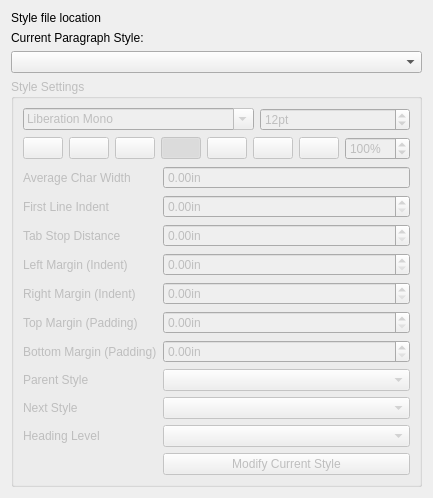
           <widget class="QWidget" name="scrollAreaWidgetContents">
            <property name="geometry">
             <rect>
              <x>0</x>
              <y>0</y>
              <width>340</width>
              <height>456</height>
             </rect>
            </property>
            <layout class="QVBoxLayout" name="verticalLayout_26">
             <item>
              <widget class="QLabel" name="style_file_path">
               <property name="toolTip">
                <string>Name of current style file</string>
               </property>
               <property name="text">
                <string>Style file location</string>
               </property>
              </widget>
             </item>
             <item>
              <widget class="QLabel" name="label_3">
               <property name="text">
                <string>Current Paragraph Style:</string>
               </property>
              </widget>
             </item>
             <item>
              <widget class="QComboBox" name="style_selector">
               <property name="focusPolicy">
                <enum>Qt::NoFocus</enum>
               </property>
              </widget>
             </item>
             <item>
              <widget class="QGroupBox" name="style_controls">
               <property name="enabled">
                <bool>false</bool>
               </property>
               <property name="title">
                <string>Style Settings</string>
               </property>
               <layout class="QVBoxLayout" name="verticalLayout_20">
                <item>
                 <layout class="QHBoxLayout" name="horizontalLayout_12">
                  <item>
                   <widget class="QFontComboBox" name="blockFont">
                    <property name="focusPolicy">
                     <enum>Qt::ClickFocus</enum>
                    </property>
                    <property name="currentFont">
                     <font>
                      <family>Courier New</family>
                      <pointsize>12</pointsize>
                     </font>
                    </property>
                   </widget>
                  </item>
                  <item>
                   <widget class="QSpinBox" name="blockFontSize">
                    <property name="focusPolicy">
                     <enum>Qt::ClickFocus</enum>
                    </property>
                    <property name="suffix">
                     <string>pt</string>
                    </property>
                    <property name="value">
                     <number>12</number>
                    </property>
                   </widget>
                  </item>
                 </layout>
                </item>
                <item>
                 <layout class="QHBoxLayout" name="horizontalLayout_15">
                  <item>
                   <widget class="QPushButton" name="blockFontBold">
                    <property name="focusPolicy">
                     <enum>Qt::NoFocus</enum>
                    </property>
                    <property name="toolTip">
                     <string>Set text italic for style</string>
                    </property>
                    <property name="text">
                     <string/>
                    </property>
                    <property name="icon">
                     <iconset resource="resources/resources.qrc">
                      <normaloff>:/edit-bold.png</normaloff>:/edit-bold.png</iconset>
                    </property>
                    <property name="checkable">
                     <bool>true</bool>
                    </property>
                   </widget>
                  </item>
                  <item>
                   <widget class="QPushButton" name="blockFontItalic">
                    <property name="focusPolicy">
                     <enum>Qt::NoFocus</enum>
                    </property>
                    <property name="toolTip">
                     <string>Set text italicized for style</string>
                    </property>
                    <property name="text">
                     <string/>
                    </property>
                    <property name="icon">
                     <iconset resource="resources/resources.qrc">
                      <normaloff>:/edit-italic.png</normaloff>:/edit-italic.png</iconset>
                    </property>
                    <property name="checkable">
                     <bool>true</bool>
                    </property>
                   </widget>
                  </item>
                  <item>
                   <widget class="QPushButton" name="blockFontUnderline">
                    <property name="focusPolicy">
                     <enum>Qt::NoFocus</enum>
                    </property>
                    <property name="toolTip">
                     <string>Set text underlined for style</string>
                    </property>
                    <property name="text">
                     <string/>
                    </property>
                    <property name="icon">
                     <iconset resource="resources/resources.qrc">
                      <normaloff>:/edit-underline.png</normaloff>:/edit-underline.png</iconset>
                    </property>
                    <property name="checkable">
                     <bool>true</bool>
                    </property>
                   </widget>
                  </item>
                  <item>
                   <widget class="QPushButton" name="blockLeftAlign">
                    <property name="focusPolicy">
                     <enum>Qt::NoFocus</enum>
                    </property>
                    <property name="toolTip">
                     <string>Set alignment left for style</string>
                    </property>
                    <property name="text">
                     <string/>
                    </property>
                    <property name="icon">
                     <iconset resource="resources/resources.qrc">
                      <normaloff>:/edit-alignment.png</normaloff>:/edit-alignment.png</iconset>
                    </property>
                    <property name="checkable">
                     <bool>true</bool>
                    </property>
                    <property name="checked">
                     <bool>true</bool>
                    </property>
                    <attribute name="buttonGroup">
                     <string notr="true">blockAlignment</string>
                    </attribute>
                   </widget>
                  </item>
                  <item>
                   <widget class="QPushButton" name="blockCenterAlign">
                    <property name="focusPolicy">
                     <enum>Qt::NoFocus</enum>
                    </property>
                    <property name="toolTip">
                     <string>Set alignment center for style</string>
                    </property>
                    <property name="text">
                     <string/>
                    </property>
                    <property name="icon">
                     <iconset resource="resources/resources.qrc">
                      <normaloff>:/edit-alignment-center.png</normaloff>:/edit-alignment-center.png</iconset>
                    </property>
                    <property name="checkable">
                     <bool>true</bool>
                    </property>
                    <attribute name="buttonGroup">
                     <string notr="true">blockAlignment</string>
                    </attribute>
                   </widget>
                  </item>
                  <item>
                   <widget class="QPushButton" name="blockRightAlign">
                    <property name="focusPolicy">
                     <enum>Qt::NoFocus</enum>
                    </property>
                    <property name="toolTip">
                     <string>Set alignment right for style</string>
                    </property>
                    <property name="text">
                     <string/>
                    </property>
                    <property name="icon">
                     <iconset resource="resources/resources.qrc">
                      <normaloff>:/edit-alignment-right.png</normaloff>:/edit-alignment-right.png</iconset>
                    </property>
                    <property name="checkable">
                     <bool>true</bool>
                    </property>
                    <attribute name="buttonGroup">
                     <string notr="true">blockAlignment</string>
                    </attribute>
                   </widget>
                  </item>
                  <item>
                   <widget class="QPushButton" name="blockJustify">
                    <property name="focusPolicy">
                     <enum>Qt::NoFocus</enum>
                    </property>
                    <property name="toolTip">
                     <string>Set alignment justified for style</string>
                    </property>
                    <property name="text">
                     <string/>
                    </property>
                    <property name="icon">
                     <iconset resource="resources/resources.qrc">
                      <normaloff>:/edit-alignment-justify-distribute.png</normaloff>:/edit-alignment-justify-distribute.png</iconset>
                    </property>
                    <property name="checkable">
                     <bool>true</bool>
                    </property>
                    <attribute name="buttonGroup">
                     <string notr="true">blockAlignment</string>
                    </attribute>
                   </widget>
                  </item>
                  <item>
                   <widget class="QSpinBox" name="blockLineSpace">
                    <property name="focusPolicy">
                     <enum>Qt::NoFocus</enum>
                    </property>
                    <property name="toolTip">
                     <string>Set line spacing as proportion of font height (ie 200% for double space)</string>
                    </property>
                    <property name="suffix">
                     <string>%</string>
                    </property>
                    <property name="maximum">
                     <number>1000</number>
                    </property>
                    <property name="value">
                     <number>100</number>
                    </property>
                   </widget>
                  </item>
                  <item>
                   <spacer name="horizontalSpacer_2">
                    <property name="orientation">
                     <enum>Qt::Horizontal</enum>
                    </property>
                    <property name="sizeHint" stdset="0">
                     <size>
                      <width>40</width>
                      <height>20</height>
                     </size>
                    </property>
                   </spacer>
                  </item>
                 </layout>
                </item>
                <item>
                 <layout class="QFormLayout" name="formLayout_4">
                  <item row="0" column="0">
                   <widget class="QLabel" name="label_30">
                    <property name="text">
                     <string>Average Char Width </string>
                    </property>
                   </widget>
                  </item>
                  <item row="0" column="1">
                   <widget class="QDoubleSpinBox" name="fontspaceInInch">
                    <property name="focusPolicy">
                     <enum>Qt::ClickFocus</enum>
                    </property>
                    <property name="toolTip">
                     <string>Average character width of font, use this to estimate indent and margin positions. Less accurate with proportional fonts.</string>
                    </property>
                    <property name="readOnly">
                     <bool>true</bool>
                    </property>
                    <property name="buttonSymbols">
                     <enum>QAbstractSpinBox::NoButtons</enum>
                    </property>
                    <property name="keyboardTracking">
                     <bool>true</bool>
                    </property>
                    <property name="suffix">
                     <string>in</string>
                    </property>
                   </widget>
                  </item>
                  <item row="1" column="0">
                   <widget class="QLabel" name="label_28">
                    <property name="text">
                     <string>First Line Indent</string>
                    </property>
                   </widget>
                  </item>
                  <item row="1" column="1">
                   <widget class="QDoubleSpinBox" name="blockTextIndent">
                    <property name="focusPolicy">
                     <enum>Qt::ClickFocus</enum>
                    </property>
                    <property name="toolTip">
                     <string>Specify text indent in inches relative to page margin</string>
                    </property>
                    <property name="keyboardTracking">
                     <bool>true</bool>
                    </property>
                    <property name="suffix">
                     <string>in</string>
                    </property>
                    <property name="minimum">
                     <double>0.000000000000000</double>
                    </property>
                    <property name="singleStep">
                     <double>0.050000000000000</double>
                    </property>
                   </widget>
                  </item>
                  <item row="2" column="0">
                   <widget class="QLabel" name="label_29">
                    <property name="text">
                     <string>Tab Stop Distance</string>
                    </property>
                   </widget>
                  </item>
                  <item row="2" column="1">
                   <widget class="QDoubleSpinBox" name="blockTabStop">
                    <property name="focusPolicy">
                     <enum>Qt::ClickFocus</enum>
                    </property>
                    <property name="toolTip">
                     <string>Specify position of tab stop</string>
                    </property>
                    <property name="keyboardTracking">
                     <bool>true</bool>
                    </property>
                    <property name="suffix">
                     <string>in</string>
                    </property>
                    <property name="singleStep">
                     <double>0.050000000000000</double>
                    </property>
                   </widget>
                  </item>
                  <item row="3" column="0">
                   <widget class="QLabel" name="label_24">
                    <property name="text">
                     <string>Left Margin (Indent)</string>
                    </property>
                   </widget>
                  </item>
                  <item row="3" column="1">
                   <widget class="QDoubleSpinBox" name="blockLeftMargin">
                    <property name="focusPolicy">
                     <enum>Qt::ClickFocus</enum>
                    </property>
                    <property name="toolTip">
                     <string>Specify paragraph margin relative to left page margin</string>
                    </property>
                    <property name="keyboardTracking">
                     <bool>true</bool>
                    </property>
                    <property name="suffix">
                     <string>in</string>
                    </property>
                    <property name="minimum">
                     <double>0.000000000000000</double>
                    </property>
                    <property name="singleStep">
                     <double>0.050000000000000</double>
                    </property>
                   </widget>
                  </item>
                  <item row="4" column="0">
                   <widget class="QLabel" name="label_25">
                    <property name="text">
                     <string>Right Margin (Indent)</string>
                    </property>
                   </widget>
                  </item>
                  <item row="4" column="1">
                   <widget class="QDoubleSpinBox" name="blockRightMargin">
                    <property name="focusPolicy">
                     <enum>Qt::ClickFocus</enum>
                    </property>
                    <property name="toolTip">
                     <string>Specify right margin relative to right page margin</string>
                    </property>
                    <property name="keyboardTracking">
                     <bool>true</bool>
                    </property>
                    <property name="suffix">
                     <string>in</string>
                    </property>
                    <property name="minimum">
                     <double>0.000000000000000</double>
                    </property>
                    <property name="singleStep">
                     <double>0.050000000000000</double>
                    </property>
                   </widget>
                  </item>
                  <item row="5" column="0">
                   <widget class="QLabel" name="label_26">
                    <property name="text">
                     <string>Top Margin (Padding)</string>
                    </property>
                   </widget>
                  </item>
                  <item row="5" column="1">
                   <widget class="QDoubleSpinBox" name="blockTopMargin">
                    <property name="focusPolicy">
                     <enum>Qt::ClickFocus</enum>
                    </property>
                    <property name="toolTip">
                     <string>Specify padding for top of paragraph</string>
                    </property>
                    <property name="keyboardTracking">
                     <bool>true</bool>
                    </property>
                    <property name="suffix">
                     <string>in</string>
                    </property>
                    <property name="minimum">
                     <double>0.000000000000000</double>
                    </property>
                    <property name="singleStep">
                     <double>0.050000000000000</double>
                    </property>
                   </widget>
                  </item>
                  <item row="6" column="0">
                   <widget class="QLabel" name="label_27">
                    <property name="text">
                     <string>Bottom Margin (Padding)</string>
                    </property>
                   </widget>
                  </item>
                  <item row="6" column="1">
                   <widget class="QDoubleSpinBox" name="blockBottomMargin">
                    <property name="focusPolicy">
                     <enum>Qt::ClickFocus</enum>
                    </property>
                    <property name="toolTip">
                     <string>Specify padding for bottom of paragraph</string>
                    </property>
                    <property name="readOnly">
                     <bool>false</bool>
                    </property>
                    <property name="keyboardTracking">
                     <bool>true</bool>
                    </property>
                    <property name="suffix">
                     <string>in</string>
                    </property>
                    <property name="singleStep">
                     <double>0.050000000000000</double>
                    </property>
                   </widget>
                  </item>
                  <item row="7" column="0">
                   <widget class="QLabel" name="label_31">
                    <property name="text">
                     <string>Parent Style</string>
                    </property>
                   </widget>
                  </item>
                  <item row="7" column="1">
                   <widget class="QComboBox" name="blockParentStyle">
                    <property name="focusPolicy">
                     <enum>Qt::NoFocus</enum>
                    </property>
                    <property name="toolTip">
                     <string>Select parent style for style</string>
                    </property>
                   </widget>
                  </item>
                  <item row="8" column="0">
                   <widget class="QLabel" name="label_32">
                    <property name="text">
                     <string>Next Style</string>
                    </property>
                   </widget>
                  </item>
                  <item row="8" column="1">
                   <widget class="QComboBox" name="blockNextStyle">
                    <property name="focusPolicy">
                     <enum>Qt::NoFocus</enum>
                    </property>
                    <property name="toolTip">
                     <string>Select style of next paragraph</string>
                    </property>
                   </widget>
                  </item>
                  <item row="9" column="0">
                   <widget class="QLabel" name="label_33">
                    <property name="text">
                     <string>Heading Level</string>
                    </property>
                   </widget>
                  </item>
                  <item row="9" column="1">
                   <widget class="QComboBox" name="blockHeadingLevel">
                    <property name="enabled">
                     <bool>false</bool>
                    </property>
                    <property name="focusPolicy">
                     <enum>Qt::NoFocus</enum>
                    </property>
                    <property name="toolTip">
                     <string>Specify heading level of style</string>
                    </property>
                    <item>
                     <property name="text">
                      <string/>
                     </property>
                    </item>
                    <item>
                     <property name="text">
                      <string>1</string>
                     </property>
                    </item>
                    <item>
                     <property name="text">
                      <string>2</string>
                     </property>
                    </item>
                    <item>
                     <property name="text">
                      <string>3</string>
                     </property>
                    </item>
                    <item>
                     <property name="text">
                      <string>4</string>
                     </property>
                    </item>
                    <item>
                     <property name="text">
                      <string>5</string>
                     </property>
                    </item>
                    <item>
                     <property name="text">
                      <string>6</string>
                     </property>
                    </item>
                    <item>
                     <property name="text">
                      <string>7</string>
                     </property>
                    </item>
                    <item>
                     <property name="text">
                      <string>8</string>
                     </property>
                    </item>
                    <item>
                     <property name="text">
                      <string>9</string>
                     </property>
                    </item>
                    <item>
                     <property name="text">
                      <string>10</string>
                     </property>
                    </item>
                   </widget>
                  </item>
                  <item row="10" column="1">
                   <widget class="QPushButton" name="editCurrentStyle">
                    <property name="focusPolicy">
                     <enum>Qt::NoFocus</enum>
                    </property>
                    <property name="text">
                     <string>Modify Current Style</string>
                    </property>
                   </widget>
                  </item>
                 </layout>
                </item>
                <item>
                 <spacer name="verticalSpacer_5">
                  <property name="orientation">
                   <enum>Qt::Vertical</enum>
                  </property>
                  <property name="sizeHint" stdset="0">
                   <size>
                    <width>20</width>
                    <height>40</height>
                   </size>
                  </property>
                 </spacer>
                </item>
               </layout>
              </widget>
             </item>
            </layout>
           </widget>
